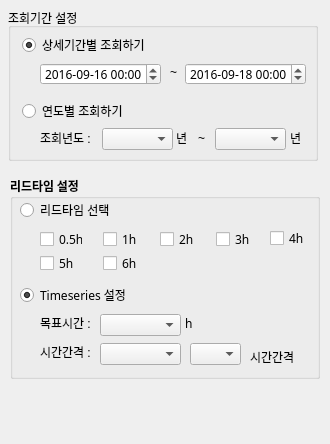
     <widget class="QWidget" name="tb_set_period">
      <property name="geometry">
       <rect>
        <x>0</x>
        <y>0</y>
        <width>330</width>
        <height>444</height>
       </rect>
      </property>
      <attribute name="label">
       <string>2단계 : 조회기간 및 리드타임 선택</string>
      </attribute>
      <widget class="QGroupBox" name="groupBox_8">
       <property name="geometry">
        <rect>
         <x>8</x>
         <y>8</y>
         <width>310</width>
         <height>153</height>
        </rect>
       </property>
       <property name="title">
        <string>조회기간 설정</string>
       </property>
       <widget class="QLabel" name="label_7">
        <property name="geometry">
         <rect>
          <x>162</x>
          <y>56</y>
          <width>10</width>
          <height>16</height>
         </rect>
        </property>
        <property name="font">
         <font>
          <family>Arial</family>
          <pointsize>9</pointsize>
          <weight>50</weight>
          <bold>false</bold>
         </font>
        </property>
        <property name="text">
         <string>~</string>
        </property>
       </widget>
       <widget class="QDateTimeEdit" name="dt_dataset_startTime">
        <property name="geometry">
         <rect>
          <x>32</x>
          <y>55</y>
          <width>121</width>
          <height>22</height>
         </rect>
        </property>
        <property name="font">
         <font>
          <family>굴림</family>
          <pointsize>9</pointsize>
          <weight>50</weight>
          <bold>false</bold>
         </font>
        </property>
        <property name="date">
         <date>
          <year>2016</year>
          <month>9</month>
          <day>16</day>
         </date>
        </property>
        <property name="time">
         <time>
          <hour>0</hour>
          <minute>0</minute>
          <second>0</second>
         </time>
        </property>
        <property name="displayFormat">
         <string>yyyy-MM-dd hh:mm</string>
        </property>
       </widget>
       <widget class="QDateTimeEdit" name="dt_dataset_endTime">
        <property name="geometry">
         <rect>
          <x>177</x>
          <y>55</y>
          <width>121</width>
          <height>22</height>
         </rect>
        </property>
        <property name="font">
         <font>
          <family>굴림</family>
          <pointsize>9</pointsize>
          <weight>50</weight>
          <bold>false</bold>
         </font>
        </property>
        <property name="dateTime">
         <datetime>
          <hour>0</hour>
          <minute>0</minute>
          <second>0</second>
          <year>2016</year>
          <month>9</month>
          <day>18</day>
         </datetime>
        </property>
        <property name="date">
         <date>
          <year>2016</year>
          <month>9</month>
          <day>18</day>
         </date>
        </property>
        <property name="time">
         <time>
          <hour>0</hour>
          <minute>0</minute>
          <second>0</second>
         </time>
        </property>
        <property name="displayFormat">
         <string>yyyy-MM-dd hh:mm</string>
        </property>
       </widget>
       <widget class="QRadioButton" name="rb_dataset_periodYear">
        <property name="geometry">
         <rect>
          <x>14</x>
          <y>95</y>
          <width>111</width>
          <height>16</height>
         </rect>
        </property>
        <property name="font">
         <font>
          <family>Arial</family>
          <pointsize>9</pointsize>
          <weight>50</weight>
          <bold>false</bold>
         </font>
        </property>
        <property name="text">
         <string>연도별 조회하기</string>
        </property>
       </widget>
       <widget class="QRadioButton" name="rb_dataset_periodDate">
        <property name="geometry">
         <rect>
          <x>14</x>
          <y>29</y>
          <width>161</width>
          <height>16</height>
         </rect>
        </property>
        <property name="font">
         <font>
          <family>Arial</family>
          <pointsize>9</pointsize>
          <weight>50</weight>
          <bold>false</bold>
         </font>
        </property>
        <property name="text">
         <string>상세기간별 조회하기</string>
        </property>
        <property name="checked">
         <bool>true</bool>
        </property>
       </widget>
       <widget class="QComboBox" name="cb_dataset_startYear">
        <property name="geometry">
         <rect>
          <x>94</x>
          <y>120</y>
          <width>71</width>
          <height>22</height>
         </rect>
        </property>
        <property name="font">
         <font>
          <family>굴림</family>
          <pointsize>9</pointsize>
          <weight>50</weight>
          <bold>false</bold>
         </font>
        </property>
       </widget>
       <widget class="QComboBox" name="cb_dataset_endYear">
        <property name="geometry">
         <rect>
          <x>207</x>
          <y>120</y>
          <width>71</width>
          <height>22</height>
         </rect>
        </property>
        <property name="font">
         <font>
          <family>굴림</family>
          <pointsize>9</pointsize>
          <weight>50</weight>
          <bold>false</bold>
         </font>
        </property>
       </widget>
       <widget class="QLabel" name="label_34">
        <property name="geometry">
         <rect>
          <x>190</x>
          <y>122</y>
          <width>10</width>
          <height>16</height>
         </rect>
        </property>
        <property name="font">
         <font>
          <family>Arial</family>
          <pointsize>9</pointsize>
          <weight>50</weight>
          <bold>false</bold>
         </font>
        </property>
        <property name="text">
         <string>~</string>
        </property>
       </widget>
       <widget class="QLabel" name="label_84">
        <property name="geometry">
         <rect>
          <x>32</x>
          <y>124</y>
          <width>60</width>
          <height>12</height>
         </rect>
        </property>
        <property name="font">
         <font>
          <family>Arial</family>
          <pointsize>9</pointsize>
          <weight>50</weight>
          <bold>false</bold>
         </font>
        </property>
        <property name="text">
         <string>조회년도 :</string>
        </property>
       </widget>
       <widget class="QLabel" name="label_85">
        <property name="geometry">
         <rect>
          <x>168</x>
          <y>122</y>
          <width>14</width>
          <height>16</height>
         </rect>
        </property>
        <property name="font">
         <font>
          <family>Arial</family>
          <pointsize>9</pointsize>
          <weight>50</weight>
          <bold>false</bold>
         </font>
        </property>
        <property name="text">
         <string>년</string>
        </property>
       </widget>
       <widget class="QLabel" name="label_86">
        <property name="geometry">
         <rect>
          <x>282</x>
          <y>122</y>
          <width>14</width>
          <height>16</height>
         </rect>
        </property>
        <property name="font">
         <font>
          <family>Arial</family>
          <pointsize>9</pointsize>
          <weight>50</weight>
          <bold>false</bold>
         </font>
        </property>
        <property name="text">
         <string>년</string>
        </property>
       </widget>
      </widget>
      <widget class="QGroupBox" name="groupBox_9">
       <property name="geometry">
        <rect>
         <x>10</x>
         <y>176</y>
         <width>310</width>
         <height>203</height>
        </rect>
       </property>
       <property name="font">
        <font>
         <family>굴림</family>
         <pointsize>9</pointsize>
         <weight>75</weight>
         <bold>true</bold>
        </font>
       </property>
       <property name="title">
        <string>리드타임 설정</string>
       </property>
       <widget class="QRadioButton" name="rb_ds_leadtimeBasic">
        <property name="geometry">
         <rect>
          <x>10</x>
          <y>26</y>
          <width>111</width>
          <height>16</height>
         </rect>
        </property>
        <property name="font">
         <font>
          <family>Arial</family>
          <pointsize>9</pointsize>
          <weight>50</weight>
          <bold>false</bold>
         </font>
        </property>
        <property name="text">
         <string>리드타임 선택</string>
        </property>
       </widget>
       <widget class="QRadioButton" name="rb_ds_leadtimeTimeseries">
        <property name="geometry">
         <rect>
          <x>10</x>
          <y>111</y>
          <width>161</width>
          <height>16</height>
         </rect>
        </property>
        <property name="font">
         <font>
          <family>굴림</family>
          <pointsize>9</pointsize>
          <weight>50</weight>
          <bold>false</bold>
         </font>
        </property>
        <property name="text">
         <string>Timeseries 설정</string>
        </property>
        <property name="checked">
         <bool>true</bool>
        </property>
       </widget>
       <widget class="QCheckBox" name="ckb_ds_leadtime2h">
        <property name="geometry">
         <rect>
          <x>150</x>
          <y>55</y>
          <width>35</width>
          <height>16</height>
         </rect>
        </property>
        <property name="font">
         <font>
          <family>굴림</family>
          <pointsize>9</pointsize>
          <weight>50</weight>
          <bold>false</bold>
         </font>
        </property>
        <property name="text">
         <string>2h</string>
        </property>
       </widget>
       <widget class="QCheckBox" name="ckb_ds_leadtime1h">
        <property name="geometry">
         <rect>
          <x>93</x>
          <y>55</y>
          <width>35</width>
          <height>16</height>
         </rect>
        </property>
        <property name="font">
         <font>
          <family>굴림</family>
          <pointsize>9</pointsize>
          <weight>50</weight>
          <bold>false</bold>
         </font>
        </property>
        <property name="text">
         <string>1h</string>
        </property>
       </widget>
       <widget class="QCheckBox" name="ckb_ds_leadtimeHarf">
        <property name="geometry">
         <rect>
          <x>30</x>
          <y>55</y>
          <width>43</width>
          <height>16</height>
         </rect>
        </property>
        <property name="font">
         <font>
          <family>굴림</family>
          <pointsize>9</pointsize>
          <weight>50</weight>
          <bold>false</bold>
         </font>
        </property>
        <property name="text">
         <string>0.5h</string>
        </property>
       </widget>
       <widget class="QCheckBox" name="ckb_ds_leadtime4h">
        <property name="geometry">
         <rect>
          <x>260</x>
          <y>54</y>
          <width>35</width>
          <height>16</height>
         </rect>
        </property>
        <property name="font">
         <font>
          <family>굴림</family>
          <pointsize>9</pointsize>
          <weight>50</weight>
          <bold>false</bold>
         </font>
        </property>
        <property name="text">
         <string>4h</string>
        </property>
       </widget>
       <widget class="QCheckBox" name="ckb_ds_leadtime5h">
        <property name="geometry">
         <rect>
          <x>30</x>
          <y>79</y>
          <width>35</width>
          <height>16</height>
         </rect>
        </property>
        <property name="font">
         <font>
          <family>굴림</family>
          <pointsize>9</pointsize>
          <weight>50</weight>
          <bold>false</bold>
         </font>
        </property>
        <property name="text">
         <string>5h</string>
        </property>
       </widget>
       <widget class="QCheckBox" name="ckb_ds_leadtime3h">
        <property name="geometry">
         <rect>
          <x>206</x>
          <y>55</y>
          <width>35</width>
          <height>16</height>
         </rect>
        </property>
        <property name="font">
         <font>
          <family>굴림</family>
          <pointsize>9</pointsize>
          <weight>50</weight>
          <bold>false</bold>
         </font>
        </property>
        <property name="text">
         <string>3h</string>
        </property>
       </widget>
       <widget class="QCheckBox" name="ckb_ds_leadtime6h">
        <property name="geometry">
         <rect>
          <x>93</x>
          <y>79</y>
          <width>35</width>
          <height>16</height>
         </rect>
        </property>
        <property name="font">
         <font>
          <family>굴림</family>
          <pointsize>9</pointsize>
          <weight>50</weight>
          <bold>false</bold>
         </font>
        </property>
        <property name="text">
         <string>6h</string>
        </property>
       </widget>
       <widget class="QComboBox" name="cb_ds_leadtimeUnit">
        <property name="geometry">
         <rect>
          <x>90</x>
          <y>167</y>
          <width>81</width>
          <height>22</height>
         </rect>
        </property>
        <property name="font">
         <font>
          <family>굴림</family>
          <pointsize>9</pointsize>
          <weight>50</weight>
          <bold>false</bold>
         </font>
        </property>
        <property name="currentIndex">
         <number>-1</number>
        </property>
        <item>
         <property name="text">
          <string>시간(h)</string>
         </property>
        </item>
        <item>
         <property name="text">
          <string>분(m)</string>
         </property>
        </item>
       </widget>
       <widget class="QComboBox" name="cb_ds_leadtimeTarget">
        <property name="geometry">
         <rect>
          <x>90</x>
          <y>138</y>
          <width>81</width>
          <height>22</height>
         </rect>
        </property>
        <property name="font">
         <font>
          <family>굴림</family>
          <pointsize>9</pointsize>
          <weight>50</weight>
          <bold>false</bold>
         </font>
        </property>
       </widget>
       <widget class="QLabel" name="label_83">
        <property name="geometry">
         <rect>
          <x>30</x>
          <y>141</y>
          <width>56</width>
          <height>12</height>
         </rect>
        </property>
        <property name="font">
         <font>
          <family>Arial</family>
          <pointsize>9</pointsize>
          <weight>50</weight>
          <bold>false</bold>
         </font>
        </property>
        <property name="text">
         <string>목표시간 :</string>
        </property>
       </widget>
       <widget class="QLabel" name="label_87">
        <property name="geometry">
         <rect>
          <x>175</x>
          <y>141</y>
          <width>56</width>
          <height>12</height>
         </rect>
        </property>
        <property name="font">
         <font>
          <family>굴림</family>
          <pointsize>9</pointsize>
          <weight>50</weight>
          <bold>false</bold>
         </font>
        </property>
        <property name="text">
         <string>h</string>
        </property>
       </widget>
       <widget class="QLabel" name="label_88">
        <property name="geometry">
         <rect>
          <x>30</x>
          <y>170</y>
          <width>56</width>
          <height>12</height>
         </rect>
        </property>
        <property name="font">
         <font>
          <family>Arial</family>
          <pointsize>9</pointsize>
          <weight>50</weight>
          <bold>false</bold>
         </font>
        </property>
        <property name="text">
         <string>시간간격 :</string>
        </property>
       </widget>
       <widget class="QComboBox" name="cb_ds_leadtimeTerm">
        <property name="geometry">
         <rect>
          <x>180</x>
          <y>167</y>
          <width>51</width>
          <height>22</height>
         </rect>
        </property>
        <property name="font">
         <font>
          <family>굴림</family>
          <pointsize>9</pointsize>
          <weight>50</weight>
          <bold>false</bold>
         </font>
        </property>
       </widget>
       <widget class="QLabel" name="lbl_ds_leadtimeTerm">
        <property name="geometry">
         <rect>
          <x>240</x>
          <y>173</y>
          <width>51</width>
          <height>16</height>
         </rect>
        </property>
        <property name="font">
         <font>
          <family>Arial</family>
          <pointsize>9</pointsize>
          <weight>50</weight>
          <bold>false</bold>
         </font>
        </property>
        <property name="text">
         <string>시간간격</string>
        </property>
       </widget>
      </widget>
     </widget>
